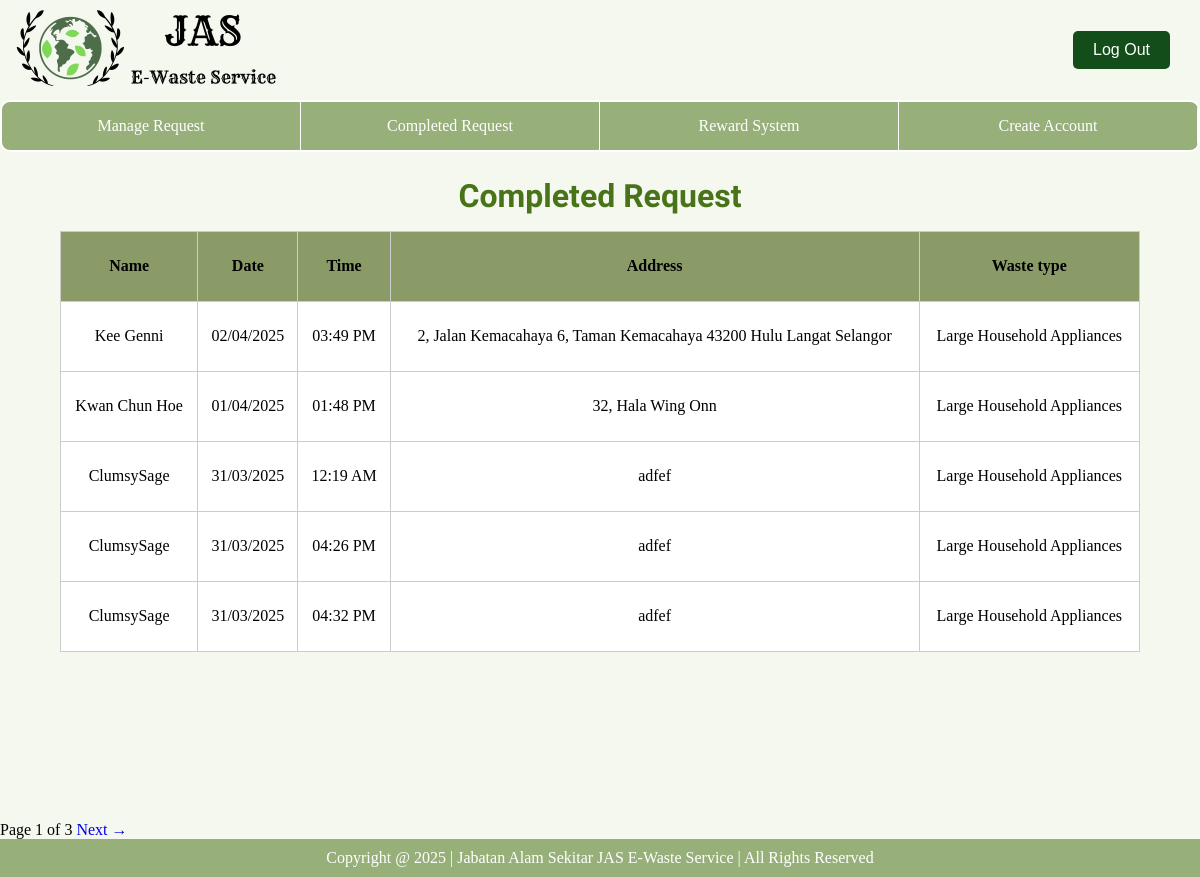
/operator/completed_request/ (signed in), run on the app's committed database.
### database/models.py (models this page shows, shortened)
class Customer (models.Model):
    customerID = models.CharField(primary_key=True, max_length=200)
    name = models.CharField(max_length=50)
    email = models.EmailField(max_length=100, unique=True)
    password = models.CharField(max_length=200)
    phoneNumber = models.IntegerField()
    address = models.TextField()
    state = models.CharField(max_length=50)
    points = models.IntegerField(blank = True, null = True, default=0)

### e_waste_operator/views.py (the view)
# urls.py: path('completed_request/', completed_request, name='completed_request')#Add Reward
def completed_request(request):
    operatorID = request.session.get('user_id')
    completedRequests = (CompletedRequest.objects.filter(requestID__operator__operatorID=operatorID).select_related('ScheduleRequest', 'ItemCategory')
                         .values('requestID__customer__name', 'completed_date', 'completed_time',
                                 'requestID__customer__address','requestID__category__itemType')
                         .order_by('-completed_date', 'completed_time')  # Order by latest date first
                         )
    paginator = Paginator(completedRequests, 5)
    page = request.GET.get('page')
    completedRequests = paginator.get_page(page)
    return render(request, 'operator/operator-completedReq.html', {'completedRequests':completedRequests})

### e_waste_operator/templates/operator/operator-completedReq.html (shortened to what this page needs)
{% extends 'operator/base_operator.html' %}
{% load static %}
{% block extra_css %}
    <link rel="stylesheet" href="{% static 'css/operator-completedReq.css' %}">
{% endblock %}
{% block content %}
<body>
    <h1 class="title">Completed Request</h1> </br></br>
    <div class="completedTable">
      <table>
        <thead>
            <tr>
                <th>Name</th>
                <th>Date</th>
                <th>Time</th>
                <th>Address</th>
                <th>Waste type</th>
            </tr>
        </thead>
        <tbody>
              {% for completedRequest in completedRequests %}
            <tr>
                <td>{{ completedRequest.requestID__customer__name }}</td>
                <td>{{ completedRequest.completed_date|date:"d/m/Y" }}</td>
                <td>{{ completedRequest.completed_time|time:"h:i A" }}</td>
                <td>{{ completedRequest.requestID__customer__address }}</td>
                <td>{{ completedRequest.requestID__category__itemType }}</td>
            </tr>
              {% endfor %}
        </tbody>
      </table>
   </div>
    <div>
        {% if not Empty %}
            <span>Page {{ completedRequests.number }} of {{ completedRequests.paginator.num_pages }}</span>
            {% if completedRequests.has_next %}
                <a href="?page={{ completedRequests.next_page_number }}" style="text-decoration:none;">Next &rarr; </a>
            {% endif %}
        {% else %}
            <p>No History Available</p>
        {% endif %}
    </div>
</body>
{% endblock %}

### static/css/base.css (style rules this page uses)
html, body { height: 100%; margin: 0; display: flex; flex-direction: column; }

### e_waste_operator/static/css/operator-completedReq.css (style rules this page uses)
body { background-color:#f5f8ee; margin:0px; }
.title { font-family: 'Sansita Swashed', cursive; font-size: 32px; color: #487319; padding: 10px; text-align: center; margin-top:15px; }
.completedTable { display: flex; justify-content: center; align-items: center; height: 30vh; width: 100%; margin-bottom:320px; }
table { width: 90%; border-collapse: collapse; margin-top:120px; }
th, td { border: 1px solid #ccc; padding: 10px; text-align:center; }
th { background-color: #8a9b68; color: black; font-weight: bold; }
td { background-color: #fff; }
tr { height:70px; }

### e_waste_operator/templates/operator/operator-header.html (style rules this page uses)
* { margin: 0; padding: 0; box-sizing: border-box; }
body { margin: 0; padding: 0; z-index: 1; }

### e_waste_operator/templates/operator/operator-navbar.html (style rules this page uses)
body { margin: 0; padding: 0; z-index: 2; }

### data on the page
Customer: requestID__customer__name "Kee Genni", completed_date "02/04/2025", completed_time "03:49 PM", requestID__customer__address "2, Jalan Kemacahaya 6, Taman Kemacahaya 43200 Hulu Langat Selangor", requestID__category__itemType "Large Household Appliances"
Customer: requestID__customer__name "Kwan Chun Hoe", completed_date "01/04/2025", completed_time "01:48 PM", requestID__customer__address "32, Hala Wing Onn", requestID__category__itemType "Large Household Appliances"
Customer: requestID__customer__name "ClumsySage", completed_date "31/03/2025", completed_time "12:19 AM", requestID__customer__address "adfef", requestID__category__itemType "Large Household Appliances", completed_time "04:26 PM", completed_time "04:32 PM"

### other printed values
{{ completedRequests.number }} "1"
{{ completedRequests.paginator.num_pages }} "3"
